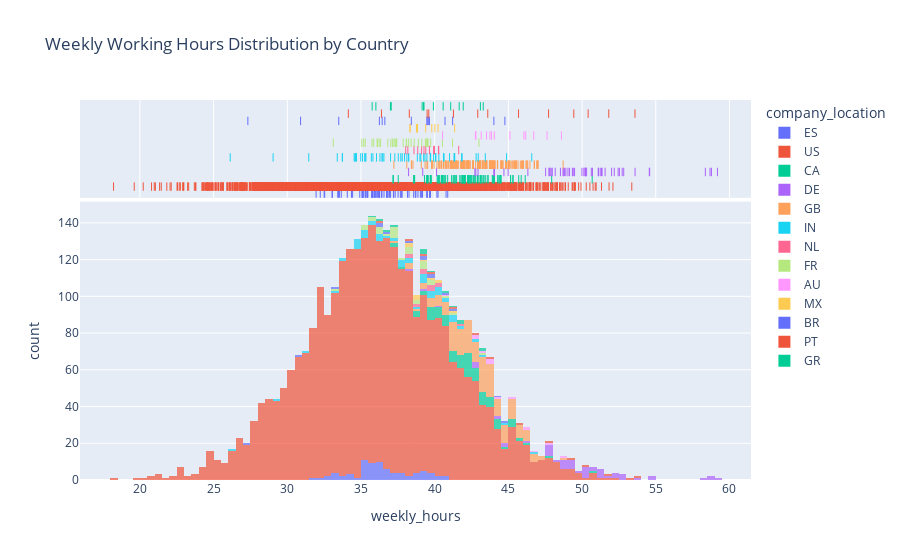

Source (notebook cell):
### Markdown cell above
Analyzing work-life balance and weekly hours between different seniority levels and accross multiple countries.

### Code cell
company_locations = get_frequent_company_locations(df)
filtered_df = df[df['company_location'].isin(company_locations)]
fig = histogram_weekly_hours_seniority_level(filtered_df)
fig

### Figure 1 — Plotly figure (JSON) as saved in the notebook; plotly's stock layout.template omitted (floating-point values rounded to 4 significant figures; data arrays with more than 128 entries replaced by an {"elided": "..."} marker saying what was removed)
{"data": [{"alignmentgroup": "True", "bingroup": "x", "hovertemplate": "company_location=ES<br>weekly_hours=%{x}<br>count=%{y}<extra></extra>", "legendgroup": "ES", "marker": {"color": "#636efa", "opacity": 0.7, "pattern": {"shape": ""}}, "name": "ES", "offsetgroup": "ES", "orientation": "v", "showlegend": true, "type": "histogram", "x": [35.93, 40.15, 36.74, 35.44, 36.26, 36.14, 37.2, 33.48, 40.89, 34.36, 32.5, 35.76, 36.42, 37.32, 35.4, 37.01, 35.8, 35.29, 33.07, 35.77, 33.54, 38.87, 37.22, 34.07, 39.11, 35.1, 35.91, 36.4, 35.32, 33.43, 36.79, 36.89, 36.26, 36.1, 35.19, 36.2, 31.96, 33.66, 37.76, 39.66, 38.26, 36.0, 35.47, 38.16, 37.67, 34.92, 38.69, 39.5, 32.24, 35.13, 35.11, 39.03, 36.73, 40.77, 36.25, 35.8, 33.04, 39.66, 32.54, 36.02, 39.48, 34.43, 36.56, 40.23, 38.72, 39.47, 39.18, 37.79, 35.09, 39.72, 35.73, 38.58, 36.94, 37.52, 35.75, 35.79, 35.07], "xaxis": "x", "yaxis": "y"}, {"alignmentgroup": "True", "boxpoints": "all", "fillcolor": "rgba(255,255,255,0)", "hoveron": "points", "hovertemplate": "company_location=ES<br>weekly_hours=%{x}<extra></extra>", "jitter": 0, "legendgroup": "ES", "line": {"color": "rgba(255,255,255,0)"}, "marker": {"color": "#636efa", "symbol": "line-ns-open"}, "name": "ES", "offsetgroup": "ES", "showlegend": false, "type": "box", "x": [35.93, 40.15, 36.74, 35.44, 36.26, 36.14, 37.2, 33.48, 40.89, 34.36, 32.5, 35.76, 36.42, 37.32, 35.4, 37.01, 35.8, 35.29, 33.07, 35.77, 33.54, 38.87, 37.22, 34.07, 39.11, 35.1, 35.91, 36.4, 35.32, 33.43, 36.79, 36.89, 36.26, 36.1, 35.19, 36.2, 31.96, 33.66, 37.76, 39.66, 38.26, 36.0, 35.47, 38.16, 37.67, 34.92, 38.69, 39.5, 32.24, 35.13, 35.11, 39.03, 36.73, 40.77, 36.25, 35.8, 33.04, 39.66, 32.54, 36.02, 39.48, 34.43, 36.56, 40.23, 38.72, 39.47, 39.18, 37.79, 35.09, 39.72, 35.73, 38.58, 36.94, 37.52, 35.75, 35.79, 35.07], "xaxis": "x2", "yaxis": "y2"}, {"alignmentgroup": "True", "bingroup": "x", "hovertemplate": "company_location=US<br>weekly_hours=%{x}<br>count=%{y}<extra></extra>", "legendgroup": "US", "marker": {"color": "#EF553B", "opacity": 0.7, "pattern": {"shape": ""}}, "name": "US", "offsetgroup": "US", "orientation": "v", "showlegend": true, "type": "histogram", "x": {"elided": "3040 float values"}, "xaxis": "x", "yaxis": "y"}, {"alignmentgroup": "True", "boxpoints": "all", "fillcolor": "rgba(255,255,255,0)", "hoveron": "points", "hovertemplate": "company_location=US<br>weekly_hours=%{x}<extra></extra>", "jitter": 0, "legendgroup": "US", "line": {"color": "rgba(255,255,255,0)"}, "marker": {"color": "#EF553B", "symbol": "line-ns-open"}, "name": "US", "offsetgroup": "US", "showlegend": false, "type": "box", "x": {"elided": "3040 float values"}, "xaxis": "x2", "yaxis": "y2"}, {"alignmentgroup": "True", "bingroup": "x", "hovertemplate": "company_location=CA<br>weekly_hours=%{x}<br>count=%{y}<extra></extra>", "legendgroup": "CA", "marker": {"color": "#00cc96", "opacity": 0.7, "pattern": {"shape": ""}}, "name": "CA", "offsetgroup": "CA", "orientation": "v", "showlegend": true, "type": "histogram", "x": [37.53, 41.15, 41.31, 50.69, 43.3, 42.46, 39.73, 42.0, 37.19, 41.89, 39.75, 42.3, 44.47, 42.64, 43.61, 42.02, 44.06, 43.1, 41.97, 42.9, 40.74, 38.6, 39.6, 38.58, 42.39, 40.62, 44.51, 41.89, 45.87, 39.31, 43.98, 43.15, 43.47, 41.25, 42.39, 39.51, 43.35, 41.49, 40.53, 42.91, 40.65, 40.27, 42.02, 43.21, 47.94, 45.16, 44.28, 39.53, 45.31, 46.14, 43.91, 37.17, 41.85, 38.64, 44.41, 41.38, 42.54, 44.3, 40.45, 41.39, 40.54, 43.96, 45.31, 43.0, 39.73, 39.45, 42.48, 40.48, 42.05, 40.23, 40.32, 43.1, 41.79, 42.78, 42.07, 45.14, 42.06, 45.7, 40.88, 42.23, 39.75, 40.17, 42.69, 42.01, 43.62, 42.32, 41.71], "xaxis": "x", "yaxis": "y"}, {"alignmentgroup": "True", "boxpoints": "all", "fillcolor": "rgba(255,255,255,0)", "hoveron": "points", "hovertemplate": "company_location=CA<br>weekly_hours=%{x}<extra></extra>", "jitter": 0, "legendgroup": "CA", "line": {"color": "rgba(255,255,255,0)"}, "marker": {"color": "#00cc96", "symbol": "line-ns-open"}, "name": "CA", "offsetgroup": "CA", "showlegend": false, "type": "box", "x": [37.53, 41.15, 41.31, 50.69, 43.3, 42.46, 39.73, 42.0, 37.19, 41.89, 39.75, 42.3, 44.47, 42.64, 43.61, 42.02, 44.06, 43.1, 41.97, 42.9, 40.74, 38.6, 39.6, 38.58, 42.39, 40.62, 44.51, 41.89, 45.87, 39.31, 43.98, 43.15, 43.47, 41.25, 42.39, 39.51, 43.35, 41.49, 40.53, 42.91, 40.65, 40.27, 42.02, 43.21, 47.94, 45.16, 44.28, 39.53, 45.31, 46.14, 43.91, 37.17, 41.85, 38.64, 44.41, 41.38, 42.54, 44.3, 40.45, 41.39, 40.54, 43.96, 45.31, 43.0, 39.73, 39.45, 42.48, 40.48, 42.05, 40.23, 40.32, 43.1, 41.79, 42.78, 42.07, 45.14, 42.06, 45.7, 40.88, 42.23, 39.75, 40.17, 42.69, 42.01, 43.62, 42.32, 41.71], "xaxis": "x2", "yaxis": "y2"}, {"alignmentgroup": "True", "bingroup": "x", "hovertemplate": "company_location=DE<br>weekly_hours=%{x}<br>count=%{y}<extra></extra>", "legendgroup": "DE", "marker": {"color": "#ab63fa", "opacity": 0.7, "pattern": {"shape": ""}}, "name": "DE", "offsetgroup": "DE", "orientation": "v", "showlegend": true, "type": "histogram", "x": [47.76, 52.72, 50.7, 51.32, 51.12, 54.56, 44.7, 46.32, 49.15, 58.68, 48.18, 42.73, 47.77, 38.23, 48.81, 44.06, 49.49, 50.31, 47.53, 51.56, 49.04, 50.12, 47.96, 58.36, 51.23, 52.18, 39.19, 40.13, 58.78, 47.96, 53.6, 49.34, 59.18, 50.63, 48.72, 50.22, 52.53, 52.0, 42.94, 48.73, 52.83, 44.01, 51.1, 44.98, 48.53, 49.4, 49.99, 42.79, 51.36, 50.25, 50.21, 50.22, 54.58, 52.45, 48.9, 47.84], "xaxis": "x", "yaxis": "y"}, {"alignmentgroup": "True", "boxpoints": "all", "fillcolor": "rgba(255,255,255,0)", "hoveron": "points", "hovertemplate": "company_location=DE<br>weekly_hours=%{x}<extra></extra>", "jitter": 0, "legendgroup": "DE", "line": {"color": "rgba(255,255,255,0)"}, "marker": {"color": "#ab63fa", "symbol": "line-ns-open"}, "name": "DE", "offsetgroup": "DE", "showlegend": false, "type": "box", "x": [47.76, 52.72, 50.7, 51.32, 51.12, 54.56, 44.7, 46.32, 49.15, 58.68, 48.18, 42.73, 47.77, 38.23, 48.81, 44.06, 49.49, 50.31, 47.53, 51.56, 49.04, 50.12, 47.96, 58.36, 51.23, 52.18, 39.19, 40.13, 58.78, 47.96, 53.6, 49.34, 59.18, 50.63, 48.72, 50.22, 52.53, 52.0, 42.94, 48.73, 52.83, 44.01, 51.1, 44.98, 48.53, 49.4, 49.99, 42.79, 51.36, 50.25, 50.21, 50.22, 54.58, 52.45, 48.9, 47.84], "xaxis": "x2", "yaxis": "y2"}, {"alignmentgroup": "True", "bingroup": "x", "hovertemplate": "company_location=GB<br>weekly_hours=%{x}<br>count=%{y}<extra></extra>", "legendgroup": "GB", "marker": {"color": "#FFA15A", "opacity": 0.7, "pattern": {"shape": ""}}, "name": "GB", "offsetgroup": "GB", "orientation": "v", "showlegend": true, "type": "histogram", "x": {"elided": "172 float values"}, "xaxis": "x", "yaxis": "y"}, {"alignmentgroup": "True", "boxpoints": "all", "fillcolor": "rgba(255,255,255,0)", "hoveron": "points", "hovertemplate": "company_location=GB<br>weekly_hours=%{x}<extra></extra>", "jitter": 0, "legendgroup": "GB", "line": {"color": "rgba(255,255,255,0)"}, "marker": {"color": "#FFA15A", "symbol": "line-ns-open"}, "name": "GB", "offsetgroup": "GB", "showlegend": false, "type": "box", "x": {"elided": "172 float values"}, "xaxis": "x2", "yaxis": "y2"}, {"alignmentgroup": "True", "bingroup": "x", "hovertemplate": "company_location=IN<br>weekly_hours=%{x}<br>count=%{y}<extra></extra>", "legendgroup": "IN", "marker": {"color": "#19d3f3", "opacity": 0.7, "pattern": {"shape": ""}}, "name": "IN", "offsetgroup": "IN", "orientation": "v", "showlegend": true, "type": "histogram", "x": [35.7, 46.59, 34.62, 35.26, 39.47, 44.88, 37.01, 39.73, 36.29, 39.06, 39.0, 40.64, 42.96, 37.96, 39.7, 39.25, 41.32, 37.8, 38.11, 37.7, 39.34, 40.28, 39.71, 42.81, 35.28, 26.13, 36.05, 41.86, 43.44, 34.98, 40.06, 34.54, 40.6, 41.83, 36.48, 40.05, 36.42, 41.01, 40.08, 33.74, 34.7, 38.24, 37.53, 39.93, 37.3, 31.46, 38.83, 36.56, 33.74, 29.04, 35.81, 34.6, 35.34, 41.34, 33.39, 35.11, 38.23, 41.36], "xaxis": "x", "yaxis": "y"}, {"alignmentgroup": "True", "boxpoints": "all", "fillcolor": "rgba(255,255,255,0)", "hoveron": "points", "hovertemplate": "company_location=IN<br>weekly_hours=%{x}<extra></extra>", "jitter": 0, "legendgroup": "IN", "line": {"color": "rgba(255,255,255,0)"}, "marker": {"color": "#19d3f3", "symbol": "line-ns-open"}, "name": "IN", "offsetgroup": "IN", "showlegend": false, "type": "box", "x": [35.7, 46.59, 34.62, 35.26, 39.47, 44.88, 37.01, 39.73, 36.29, 39.06, 39.0, 40.64, 42.96, 37.96, 39.7, 39.25, 41.32, 37.8, 38.11, 37.7, 39.34, 40.28, 39.71, 42.81, 35.28, 26.13, 36.05, 41.86, 43.44, 34.98, 40.06, 34.54, 40.6, 41.83, 36.48, 40.05, 36.42, 41.01, 40.08, 33.74, 34.7, 38.24, 37.53, 39.93, 37.3, 31.46, 38.83, 36.56, 33.74, 29.04, 35.81, 34.6, 35.34, 41.34, 33.39, 35.11, 38.23, 41.36], "xaxis": "x2", "yaxis": "y2"}, {"alignmentgroup": "True", "bingroup": "x", "hovertemplate": "company_location=NL<br>weekly_hours=%{x}<br>count=%{y}<extra></extra>", "legendgroup": "NL", "marker": {"color": "#FF6692", "opacity": 0.7, "pattern": {"shape": ""}}, "name": "NL", "offsetgroup": "NL", "orientation": "v", "showlegend": true, "type": "histogram", "x": [40.28, 39.99, 39.65, 38.18, 38.6, 41.63, 39.4, 39.27, 40.26, 38.04, 39.93, 38.85, 39.11], "xaxis": "x", "yaxis": "y"}, {"alignmentgroup": "True", "boxpoints": "all", "fillcolor": "rgba(255,255,255,0)", "hoveron": "points", "hovertemplate": "company_location=NL<br>weekly_hours=%{x}<extra></extra>", "jitter": 0, "legendgroup": "NL", "line": {"color": "rgba(255,255,255,0)"}, "marker": {"color": "#FF6692", "symbol": "line-ns-open"}, "name": "NL", "offsetgroup": "NL", "showlegend": false, "type": "box", "x": [40.28, 39.99, 39.65, 38.18, 38.6, 41.63, 39.4, 39.27, 40.26, 38.04, 39.93, 38.85, 39.11], "xaxis": "x2", "yaxis": "y2"}, {"alignmentgroup": "True", "bingroup": "x", "hovertemplate": "company_location=FR<br>weekly_hours=%{x}<br>count=%{y}<extra></extra>", "legendgroup": "FR", "marker": {"color": "#B6E880", "opacity": 0.7, "pattern": {"shape": ""}}, "name": "FR", "offsetgroup": "FR", "orientation": "v", "showlegend": true, "type": "histogram", "x": [37.25, 35.75, 35.05, 36.12, 37.14, 39.56, 38.4, 33.12, 36.82, 37.87, 38.23, 38.08, 38.89, 38.62, 39.37, 40.52, 37.39, 37.43, 37.03, 36.23, 39.44, 38.1, 43.0, 37.32, 39.48, 39.13, 36.09, 41.21, 35.19, 36.33, 35.29, 39.51, 35.86, 39.73], "xaxis": "x", "yaxis": "y"}, {"alignmentgroup": "True", "boxpoints": "all", "fillcolor": "rgba(255,255,255,0)", "hoveron": "points", "hovertemplate": "company_location=FR<br>weekly_hours=%{x}<extra></extra>", "jitter": 0, "legendgroup": "FR", "line": {"color": "rgba(255,255,255,0)"}, "marker": {"color": "#B6E880", "symbol": "line-ns-open"}, "name": "FR", "offsetgroup": "FR", "showlegend": false, "type": "box", "x": [37.25, 35.75, 35.05, 36.12, 37.14, 39.56, 38.4, 33.12, 36.82, 37.87, 38.23, 38.08, 38.89, 38.62, 39.37, 40.52, 37.39, 37.43, 37.03, 36.23, 39.44, 38.1, 43.0, 37.32, 39.48, 39.13, 36.09, 41.21, 35.19, 36.33, 35.29, 39.51, 35.86, 39.73], "xaxis": "x2", "yaxis": "y2"}, {"alignmentgroup": "True", "bingroup": "x", "hovertemplate": "company_location=AU<br>weekly_hours=%{x}<br>count=%{y}<extra></extra>", "legendgroup": "AU", "marker": {"color": "#FF97FF", "opacity": 0.7, "pattern": {"shape": ""}}, "name": "AU", "offsetgroup": "AU", "orientation": "v", "showlegend": true, "type": "histogram", "x": [43.16, 47.62, 43.86, 40.54, 43.52, 45.1, 46.72, 43.75, 46.05, 42.8, 48.6, 42.76, 44.05, 46.18], "xaxis": "x", "yaxis": "y"}, {"alignmentgroup": "True", "boxpoints": "all", "fillcolor": "rgba(255,255,255,0)", "hoveron": "points", "hovertemplate": "company_location=AU<br>weekly_hours=%{x}<extra></extra>", "jitter": 0, "legendgroup": "AU", "line": {"color": "rgba(255,255,255,0)"}, "marker": {"color": "#FF97FF", "symbol": "line-ns-open"}, "name": "AU", "offsetgroup": "AU", "showlegend": false, "type": "box", "x": [43.16, 47.62, 43.86, 40.54, 43.52, 45.1, 46.72, 43.75, 46.05, 42.8, 48.6, 42.76, 44.05, 46.18], "xaxis": "x2", "yaxis": "y2"}, {"alignmentgroup": "True", "bingroup": "x", "hovertemplate": "company_location=MX<br>weekly_hours=%{x}<br>count=%{y}<extra></extra>", "legendgroup": "MX", "marker": {"color": "#FECB52", "opacity": 0.7, "pattern": {"shape": ""}}, "name": "MX", "offsetgroup": "MX", "orientation": "v", "showlegend": true, "type": "histogram", "x": [39.39, 38.33, 38.33, 40.23, 38.77, 38.84, 39.8, 40.02, 38.77, 41.35], "xaxis": "x", "yaxis": "y"}, {"alignmentgroup": "True", "boxpoints": "all", "fillcolor": "rgba(255,255,255,0)", "hoveron": "points", "hovertemplate": "company_location=MX<br>weekly_hours=%{x}<extra></extra>", "jitter": 0, "legendgroup": "MX", "line": {"color": "rgba(255,255,255,0)"}, "marker": {"color": "#FECB52", "symbol": "line-ns-open"}, "name": "MX", "offsetgroup": "MX", "showlegend": false, "type": "box", "x": [39.39, 38.33, 38.33, 40.23, 38.77, 38.84, 39.8, 40.02, 38.77, 41.35], "xaxis": "x2", "yaxis": "y2"}, {"alignmentgroup": "True", "bingroup": "x", "hovertemplate": "company_location=BR<br>weekly_hours=%{x}<br>count=%{y}<extra></extra>", "legendgroup": "BR", "marker": {"color": "#636efa", "opacity": 0.7, "pattern": {"shape": ""}}, "name": "BR", "offsetgroup": "BR", "orientation": "v", "showlegend": true, "type": "histogram", "x": [38.42, 44.76, 39.48, 40.7, 39.65, 27.33, 33.49, 44.02, 39.59, 36.25, 39.49, 36.62, 30.9, 36.44, 41.22], "xaxis": "x", "yaxis": "y"}, {"alignmentgroup": "True", "boxpoints": "all", "fillcolor": "rgba(255,255,255,0)", "hoveron": "points", "hovertemplate": "company_location=BR<br>weekly_hours=%{x}<extra></extra>", "jitter": 0, "legendgroup": "BR", "line": {"color": "rgba(255,255,255,0)"}, "marker": {"color": "#636efa", "symbol": "line-ns-open"}, "name": "BR", "offsetgroup": "BR", "showlegend": false, "type": "box", "x": [38.42, 44.76, 39.48, 40.7, 39.65, 27.33, 33.49, 44.02, 39.59, 36.25, 39.49, 36.62, 30.9, 36.44, 41.22], "xaxis": "x2", "yaxis": "y2"}, {"alignmentgroup": "True", "bingroup": "x", "hovertemplate": "company_location=PT<br>weekly_hours=%{x}<br>count=%{y}<extra></extra>", "legendgroup": "PT", "marker": {"color": "#EF553B", "opacity": 0.7, "pattern": {"shape": ""}}, "name": "PT", "offsetgroup": "PT", "orientation": "v", "showlegend": true, "type": "histogram", "x": [50.41, 34.14, 51.81, 36.39, 39.49, 43.6, 41.27, 45.69, 42.92, 39.6, 38.28, 53.59, 47.73, 49.44], "xaxis": "x", "yaxis": "y"}, {"alignmentgroup": "True", "boxpoints": "all", "fillcolor": "rgba(255,255,255,0)", "hoveron": "points", "hovertemplate": "company_location=PT<br>weekly_hours=%{x}<extra></extra>", "jitter": 0, "legendgroup": "PT", "line": {"color": "rgba(255,255,255,0)"}, "marker": {"color": "#EF553B", "symbol": "line-ns-open"}, "name": "PT", "offsetgroup": "PT", "showlegend": false, "type": "box", "x": [50.41, 34.14, 51.81, 36.39, 39.49, 43.6, 41.27, 45.69, 42.92, 39.6, 38.28, 53.59, 47.73, 49.44], "xaxis": "x2", "yaxis": "y2"}, {"alignmentgroup": "True", "bingroup": "x", "hovertemplate": "company_location=GR<br>weekly_hours=%{x}<br>count=%{y}<extra></extra>", "legendgroup": "GR", "marker": {"color": "#00cc96", "opacity": 0.7, "pattern": {"shape": ""}}, "name": "GR", "offsetgroup": "GR", "orientation": "v", "showlegend": true, "type": "histogram", "x": [36.01, 37.05, 41.66, 40.58, 43.1, 35.76, 39.15, 39.24, 39.28, 43.3, 37.0, 41.09, 39.91, 41.94], "xaxis": "x", "yaxis": "y"}, {"alignmentgroup": "True", "boxpoints": "all", "fillcolor": "rgba(255,255,255,0)", "hoveron": "points", "hovertemplate": "company_location=GR<br>weekly_hours=%{x}<extra></extra>", "jitter": 0, "legendgroup": "GR", "line": {"color": "rgba(255,255,255,0)"}, "marker": {"color": "#00cc96", "symbol": "line-ns-open"}, "name": "GR", "offsetgroup": "GR", "showlegend": false, "type": "box", "x": [36.01, 37.05, 41.66, 40.58, 43.1, 35.76, 39.15, 39.24, 39.28, 43.3, 37.0, 41.09, 39.91, 41.94], "xaxis": "x2", "yaxis": "y2"}], "layout": {"barmode": "relative", "legend": {"title": {"text": "company_location"}, "tracegroupgap": 0}, "title": {"text": "Weekly Working Hours Distribution by Country"}, "xaxis": {"anchor": "y", "domain": [0, 1], "title": {"text": "weekly_hours"}}, "xaxis2": {"anchor": "y2", "domain": [0, 1], "matches": "x", "showgrid": true, "showticklabels": false}, "yaxis": {"anchor": "x", "domain": [0, 0.7326], "title": {"text": "count"}}, "yaxis2": {"anchor": "x2", "domain": [0.7426, 1], "matches": "y2", "showgrid": false, "showline": false, "showticklabels": false, "ticks": ""}}}
